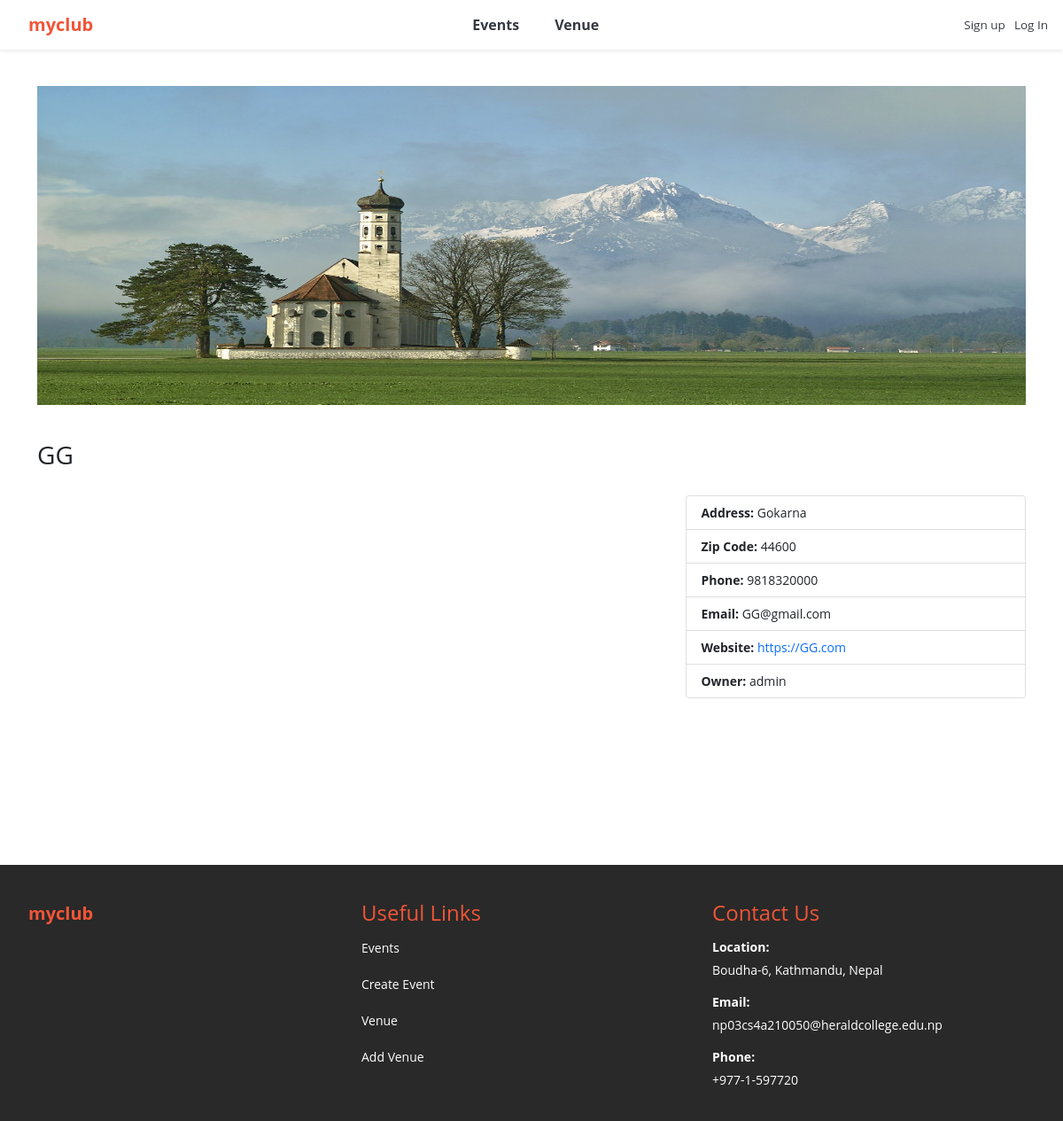
Screenshot of /show_venue/3 with the database file from the repository.
### events/models.py (models this page shows)
class Venue(models.Model):
	name = models.CharField('Venue Name', max_length=120)
	address = models.CharField(max_length=300)
	zip_code = models.CharField('Zip Code', max_length=15)
	phone = models.CharField('Contact Phone', max_length=25, blank=True)
	web = models.URLField('Website Address', blank=True)
	email_address = models.EmailField('Email Address', blank=True)
	owner = models.IntegerField("Venue Owner", blank=False, default=1)
	venue_description = models.TextField(blank=True)
	venue_image = models.ImageField(null=True, blank=True, upload_to="images/")
	def __str__(self):
		return self.name
	class Meta:
		ordering = ['name']

### events/views.py (the view)
# urls.py: path('show_venue/<venue_id>', views.show_venue, name='show-venue'),
def show_venue(request, venue_id):
	venue = Venue.objects.get(pk=venue_id)
	venue_owner = User.objects.get(pk=venue.owner)
	return render(request, 'events/show_venue.html',
		{'venue': venue,
		'venue_owner': venue_owner})

### events/templates/events/show_venue.html (shortened to what this page needs)
{% extends 'events/base.html' %}
{% block content %}
<div class="venue-details">
    {% if venue.venue_image %}
        <div class="venue-image-container">
            <img src="{{ venue.venue_image.url }}" alt="{{ venue.name }} Image" class="venue-image">
        </div>
    {% endif %}
    <h3>{{ venue }}</h3>
    <div class="flex-container">
	    <div class="description">
	    </div>
	    <div class="card car">
	    	<ul class="list-group list-group-flush">
		        {% if venue.address %}
		            <li class="list-group-item"><strong>Address:</strong> {{ venue.address }}</li>
		        {% endif %}
		        {% if venue.zip_code %}
		            <li class="list-group-item"><strong>Zip Code:</strong> {{ venue.zip_code }}</li>
		        {% endif %}
		        {% if venue.phone %}
		            <li class="list-group-item"><strong>Phone:</strong> {{ venue.phone }}</li>
		        {% endif %}
		        {% if venue.email_address %}
		            <li class="list-group-item"><strong>Email:</strong> {{ venue.email_address }}</li>
		        {% endif %}
		        {% if venue.web %}
		            <li class="list-group-item"><strong>Website:</strong> <a href="{{ venue.web }}" target="_blank" style="text-decoration: none;">{{ venue.web }}</a></li>
		        {% endif %}
		        {% if venue_owner %}
		            <li class="list-group-item"><strong>Owner:</strong> {{ venue_owner }}</li>
		        {% endif %}
		    </ul>
		</div>
	</div>
</div>
<br><br><br>
{% endblock %}

### events/templates/events/base.html (style rules this page uses)
body { font-size: 14px; font-weight: 400; font-family: "Open Sans", sans-serif; background: #FFFFFF; }
.venue-details { margin: 0 auto; padding-top: 0px; background-color: #FFFFFF; border-radius: 8px; }
.venue-image-container { position: relative; max-width: 100%; overflow: hidden; border-radius: 8px; margin-bottom: 20px; }
.venue-image { padding-top: 20px; padding-bottom: 20px; width: 100%; height: 400px; display: block; }
.flex-container { display: flex; justify-content: space-between; padding-top: 20px; padding-left: 20px; padding-right: 0px; padding-bottom: 20px; }
.description { text-align: justify; padding-right: 20px; flex-basis: 63%; }
.car { flex-basis: 35%; }

### events/templates/events/navbar.html (style rules this page uses)
:root { --bs-primary: #f05537; --bs-orange: #d1410c; }

### rows the page displays
Venue: venue_image (picture), name "GG", address "Gokarna", zip_code "44600", phone "9818320000", email_address "GG@gmail.com", web "https://GG.com"

### other values shown
{{ venue_owner }} "admin"
